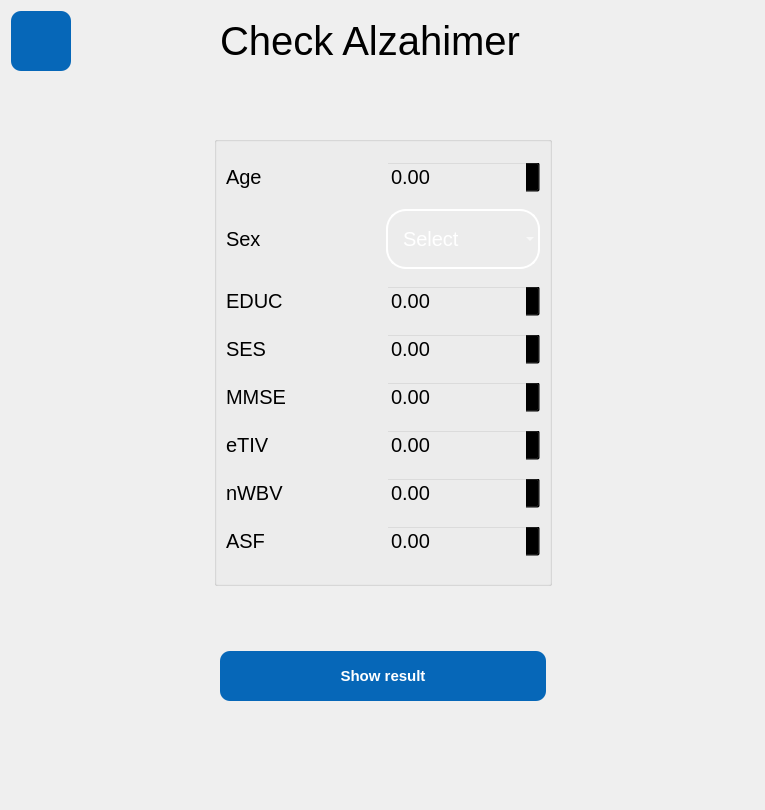
<?xml version="1.0" encoding="UTF-8"?>
<ui version="4.0">
 <class>Form</class>
 <widget class="QWidget" name="Form">
  <property name="geometry">
   <rect>
    <x>0</x>
    <y>0</y>
    <width>765</width>
    <height>810</height>
   </rect>
  </property>
  <property name="windowTitle">
   <string>Form</string>
  </property>
  <property name="styleSheet">
   <string notr="true">
font-family:Ubuntu;
font-size: 20px;
	color:black;
</string>
  </property>
  <layout class="QGridLayout" name="gridLayout_2">
   <item row="3" column="3">
    <spacer name="verticalSpacer">
     <property name="orientation">
      <enum>Qt::Vertical</enum>
     </property>
     <property name="sizeHint" stdset="0">
      <size>
       <width>20</width>
       <height>47</height>
      </size>
     </property>
    </spacer>
   </item>
   <item row="2" column="0">
    <spacer name="horizontalSpacer_3">
     <property name="orientation">
      <enum>Qt::Horizontal</enum>
     </property>
     <property name="sizeHint" stdset="0">
      <size>
       <width>40</width>
       <height>20</height>
      </size>
     </property>
    </spacer>
   </item>
   <item row="4" column="0" colspan="2">
    <spacer name="horizontalSpacer">
     <property name="orientation">
      <enum>Qt::Horizontal</enum>
     </property>
     <property name="sizeHint" stdset="0">
      <size>
       <width>199</width>
       <height>20</height>
      </size>
     </property>
    </spacer>
   </item>
   <item row="5" column="3">
    <spacer name="horizontalSpacer_5">
     <property name="orientation">
      <enum>Qt::Vertical</enum>
     </property>
     <property name="sizeHint" stdset="0">
      <size>
       <width>20</width>
       <height>98</height>
      </size>
     </property>
    </spacer>
   </item>
   <item row="2" column="5">
    <spacer name="horizontalSpacer_4">
     <property name="orientation">
      <enum>Qt::Horizontal</enum>
     </property>
     <property name="sizeHint" stdset="0">
      <size>
       <width>40</width>
       <height>20</height>
      </size>
     </property>
    </spacer>
   </item>
   <item row="0" column="2">
    <widget class="QLabel" name="label_9">
     <property name="styleSheet">
      <string notr="true">background-color: rgb(85, 255, 127,0);
font-size:40px</string>
     </property>
     <property name="text">
      <string>Check Alzahimer</string>
     </property>
    </widget>
   </item>
   <item row="2" column="1" colspan="4">
    <widget class="QGroupBox" name="groupBox">
     <property name="minimumSize">
      <size>
       <width>300</width>
       <height>450</height>
      </size>
     </property>
     <property name="maximumSize">
      <size>
       <width>420</width>
       <height>16777215</height>
      </size>
     </property>
     <property name="autoFillBackground">
      <bool>false</bool>
     </property>
     <property name="styleSheet">
      <string notr="true"> border-color:transparent;
background-color:transparent;</string>
     </property>
     <property name="title">
      <string/>
     </property>
     <property name="flat">
      <bool>true</bool>
     </property>
     <property name="checkable">
      <bool>false</bool>
     </property>
     <layout class="QGridLayout" name="gridLayout">
      <item row="1" column="0">
       <layout class="QHBoxLayout" name="horizontalLayout">
        <item>
         <widget class="QLabel" name="label_2">
          <property name="styleSheet">
           <string notr="true">background-color: rgb(255, 255, 255,0);</string>
          </property>
          <property name="text">
           <string>Sex</string>
          </property>
         </widget>
        </item>
        <item>
         <widget class="QComboBox" name="sex_comboBox">
          <property name="minimumSize">
           <size>
            <width>0</width>
            <height>49</height>
           </size>
          </property>
          <property name="styleSheet">
           <string notr="true">background:transparent;
  border-radius: 20px;
color:#ffffff	;
 border: 2px solid  #ffffff;
font-size:20px;
padding:15px;

</string>
          </property>
          <item>
           <property name="text">
            <string>Select</string>
           </property>
          </item>
          <item>
           <property name="text">
            <string>Male</string>
           </property>
           <property name="icon">
            <iconset>
             <normaloff>:/icons/icons/male.png</normaloff>:/icons/icons/male.png</iconset>
           </property>
          </item>
          <item>
           <property name="text">
            <string>Female</string>
           </property>
           <property name="icon">
            <iconset>
             <normaloff>:/icons/icons/female.png</normaloff>:/icons/icons/female.png</iconset>
           </property>
          </item>
         </widget>
        </item>
       </layout>
      </item>
      <item row="2" column="0">
       <layout class="QHBoxLayout" name="horizontalLayout_3">
        <item>
         <widget class="QLabel" name="label_3">
          <property name="styleSheet">
           <string notr="true">background-color: rgb(255, 255, 255,0);</string>
          </property>
          <property name="text">
           <string>EDUC</string>
          </property>
         </widget>
        </item>
        <item>
         <widget class="QDoubleSpinBox" name="MDVP_Fo_Hz_SB_2">
          <property name="styleSheet">
           <string notr="true">background-color: rgb(119, 118, 123,0);
  cursor: pointer;
  float: right;
  padding: 5px 20px;

QLineEdit{
border: 1px solid #ABAFB7;

}
QLineEdit:focus {
  border: 3px solid #555;
}

</string>
          </property>
         </widget>
        </item>
       </layout>
      </item>
      <item row="4" column="0">
       <layout class="QHBoxLayout" name="horizontalLayout_5">
        <item>
         <widget class="QLabel" name="label_5">
          <property name="styleSheet">
           <string notr="true">background-color: rgb(255, 255, 255,0);</string>
          </property>
          <property name="text">
           <string>MMSE</string>
          </property>
         </widget>
        </item>
        <item>
         <widget class="QDoubleSpinBox" name="MDVP_Fo_Hz_SB_4">
          <property name="styleSheet">
           <string notr="true">background-color: rgb(119, 118, 123,0);
  cursor: pointer;
  float: right;
  padding: 5px 20px;

QLineEdit{
border: 1px solid #ABAFB7;

}
QLineEdit:focus {
  border: 3px solid #555;
}

</string>
          </property>
         </widget>
        </item>
       </layout>
      </item>
      <item row="6" column="0">
       <layout class="QHBoxLayout" name="horizontalLayout_7">
        <item>
         <widget class="QLabel" name="label_7">
          <property name="styleSheet">
           <string notr="true">background-color: rgb(255, 255, 255,0);</string>
          </property>
          <property name="text">
           <string>nWBV</string>
          </property>
         </widget>
        </item>
        <item>
         <widget class="QDoubleSpinBox" name="MDVP_Fo_Hz_SB_6">
          <property name="styleSheet">
           <string notr="true">background-color: rgb(119, 118, 123,0);
  cursor: pointer;
  float: right;
  padding: 5px 20px;

QLineEdit{
border: 1px solid #ABAFB7;

}
QLineEdit:focus {
  border: 3px solid #555;
}

</string>
          </property>
         </widget>
        </item>
       </layout>
      </item>
      <item row="7" column="0">
       <layout class="QHBoxLayout" name="horizontalLayout_8">
        <item>
         <widget class="QLabel" name="label_8">
          <property name="styleSheet">
           <string notr="true">background-color: rgb(255, 255, 255,0);</string>
          </property>
          <property name="text">
           <string>ASF</string>
          </property>
         </widget>
        </item>
        <item>
         <widget class="QDoubleSpinBox" name="MDVP_Fo_Hz_SB_7">
          <property name="styleSheet">
           <string notr="true">background-color: rgb(119, 118, 123,0);
  cursor: pointer;
  float: right;
  padding: 5px 20px;

QLineEdit{
border: 1px solid #ABAFB7;

}
QLineEdit:focus {
  border: 3px solid #555;
}

</string>
          </property>
         </widget>
        </item>
       </layout>
      </item>
      <item row="5" column="0">
       <layout class="QHBoxLayout" name="horizontalLayout_6">
        <item>
         <widget class="QLabel" name="label_6">
          <property name="styleSheet">
           <string notr="true">background-color: rgb(255, 255, 255,0);</string>
          </property>
          <property name="text">
           <string>eTIV</string>
          </property>
         </widget>
        </item>
        <item>
         <widget class="QDoubleSpinBox" name="MDVP_Fo_Hz_SB_5">
          <property name="styleSheet">
           <string notr="true">background-color: rgb(119, 118, 123,0);
  cursor: pointer;
  float: right;
  padding: 5px 20px;

QLineEdit{
border: 1px solid #ABAFB7;

}
QLineEdit:focus {
  border: 3px solid #555;
}

</string>
          </property>
         </widget>
        </item>
       </layout>
      </item>
      <item row="3" column="0">
       <layout class="QHBoxLayout" name="horizontalLayout_4">
        <item>
         <widget class="QLabel" name="label_4">
          <property name="styleSheet">
           <string notr="true">background-color: rgb(255, 255, 255,0);</string>
          </property>
          <property name="text">
           <string>SES</string>
          </property>
         </widget>
        </item>
        <item>
         <widget class="QDoubleSpinBox" name="MDVP_Fo_Hz_SB_3">
          <property name="styleSheet">
           <string notr="true">background-color: rgb(119, 118, 123,0);
  cursor: pointer;
  float: right;
  padding: 5px 20px;

QLineEdit{
border: 1px solid #ABAFB7;

}
QLineEdit:focus {
  border: 3px solid #555;
}

</string>
          </property>
         </widget>
        </item>
       </layout>
      </item>
      <item row="0" column="0">
       <layout class="QHBoxLayout" name="horizontalLayout_2">
        <item>
         <widget class="QLabel" name="label">
          <property name="styleSheet">
           <string notr="true">background-color: rgb(255, 255, 255,0);</string>
          </property>
          <property name="text">
           <string>Age</string>
          </property>
         </widget>
        </item>
        <item>
         <widget class="QDoubleSpinBox" name="MDVP_Fo_Hz_SB">
          <property name="styleSheet">
           <string notr="true">background-color: rgb(119, 118, 123,0);
  cursor: pointer;
  float: right;
  padding: 5px 20px;

QLineEdit{
border: 1px solid #ABAFB7;

}
QLineEdit:focus {
  border: 3px solid #555;
}

</string>
          </property>
         </widget>
        </item>
       </layout>
      </item>
     </layout>
    </widget>
   </item>
   <item row="4" column="4" colspan="2">
    <spacer name="horizontalSpacer_2">
     <property name="orientation">
      <enum>Qt::Horizontal</enum>
     </property>
     <property name="sizeHint" stdset="0">
      <size>
       <width>200</width>
       <height>20</height>
      </size>
     </property>
    </spacer>
   </item>
   <item row="0" column="0">
    <widget class="QPushButton" name="back_btn">
     <property name="minimumSize">
      <size>
       <width>60</width>
       <height>60</height>
      </size>
     </property>
     <property name="maximumSize">
      <size>
       <width>60</width>
       <height>60</height>
      </size>
     </property>
     <property name="styleSheet">
      <string notr="true">QPushButton {
	background-color:rgba(6,103,184,255);
    color: #FFFFFF;
    padding: 2px;
    font: bold 15px;
    border-width: 6px;
    border-radius: 10px;
    border-color: #2752B8;
}
QPushButton:hover {
    background-color: #827397;
}
QPushButton:pressed{
padding-left:5px;
padding-top:5px;
background-color:rgba(2, 65, 118, 100);
background-postion:calc(100% - 10px) center;}
</string>
     </property>
     <property name="text">
      <string/>
     </property>
     <property name="icon">
      <iconset resource="app_resources.qrc">
       <normaloff>:/ICONS/icons/back-button.png</normaloff>:/ICONS/icons/back-button.png</iconset>
     </property>
     <property name="iconSize">
      <size>
       <width>30</width>
       <height>30</height>
      </size>
     </property>
     <property name="flat">
      <bool>true</bool>
     </property>
    </widget>
   </item>
   <item row="4" column="2" colspan="2">
    <widget class="QPushButton" name="show_result_btn">
     <property name="minimumSize">
      <size>
       <width>250</width>
       <height>50</height>
      </size>
     </property>
     <property name="maximumSize">
      <size>
       <width>330</width>
       <height>50</height>
      </size>
     </property>
     <property name="styleSheet">
      <string notr="true">QPushButton {
	background-color:rgba(6,103,184,255);
    color: #FFFFFF;
    padding: 2px;
    font: bold 15px;
    border-width: 6px;
    border-radius: 10px;
    border-color: #2752B8;
}
QPushButton:hover {
    background-color: #827397;
}
QPushButton:pressed{
padding-left:5px;
padding-top:5px;
background-color:rgba(2, 65, 118, 100);
background-postion:calc(100% - 10px) center;}
</string>
     </property>
     <property name="text">
      <string>Show result</string>
     </property>
    </widget>
   </item>
   <item row="1" column="2">
    <spacer name="verticalSpacer_2">
     <property name="orientation">
      <enum>Qt::Vertical</enum>
     </property>
     <property name="sizeHint" stdset="0">
      <size>
       <width>20</width>
       <height>40</height>
      </size>
     </property>
    </spacer>
   </item>
  </layout>
 </widget>
 <resources>
  <include location="app_resources.qrc"/>
 </resources>
 <connections/>
</ui>
